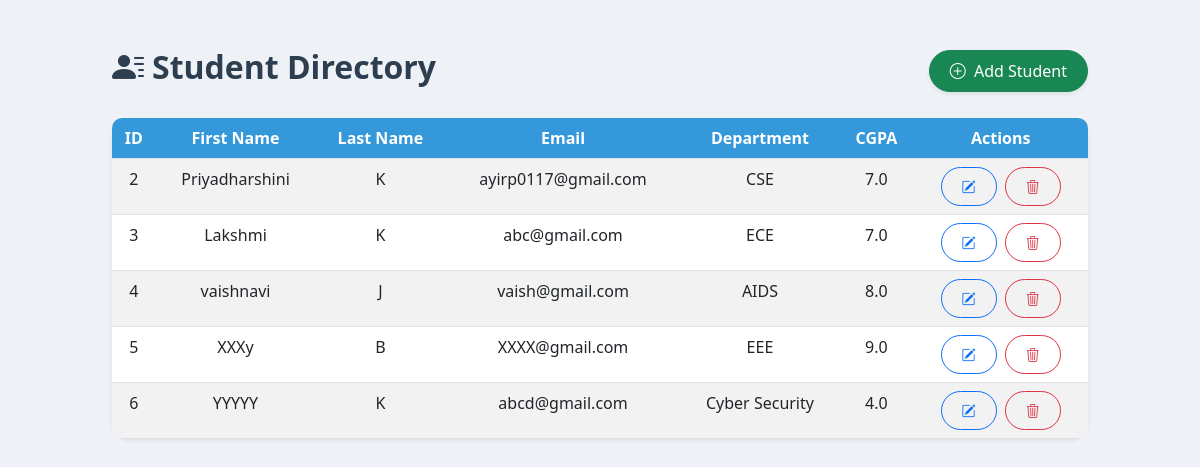
The page / on the database its author committed.
### student_app/models.py (models this page shows, shortened)
class Student(models.Model):
    first_name = models.CharField(max_length=100)
    last_name = models.CharField(max_length=100)
    email = models.EmailField()
    field_of_study = models.CharField(max_length=100)
    gpa = models.FloatField()

### student_app/views.py (the view)
# urls.py: path('', views.student_list, name='student_list'),
def student_list(request):
    students = Student.objects.all()
    return render(request, 'student_list.html', {'students': students})  # FIXED

### student_app/templates/student_list.html (shortened to what this page needs)
<!DOCTYPE html>
<html lang="en">
<head>
    <link href="https://cdn.jsdelivr.net/npm/bootstrap@5.3.0/dist/css/bootstrap.min.css" rel="stylesheet">
    <link href="https://cdn.jsdelivr.net/npm/bootstrap-icons@1.10.5/font/bootstrap-icons.css" rel="stylesheet">
</head>
<body>
<div class="container py-5">
    <div class="d-flex justify-content-between align-items-center mb-4">
        <h2><i class="bi bi-person-lines-fill me-2"></i>Student Directory</h2>
        <a href="{% url 'student_create' %}" class="btn btn-success btn-custom shadow-sm">
            <i class="bi bi-plus-circle me-1"></i> Add Student
        </a>
    </div>
    {% if students %}
        <div class="card shadow-sm">
            <div class="card-body p-0">
                <table class="table table-striped table-hover text-center m-0">
                    <thead>
                        <tr>
                            <th scope="col">ID</th>
                            <th scope="col">First Name</th>
                            <th scope="col">Last Name</th>
                            <th scope="col">Email</th>
                            <th scope="col">Department</th>
                            <th scope="col">CGPA</th>
                            <th scope="col">Actions</th>
                        </tr>
                    </thead>
                    <tbody>
                        {% for student in students %}
                        <tr>
                            <td>{{ student.id }}</td>
                            <td>{{ student.first_name }}</td>
                            <td>{{ student.last_name }}</td>
                            <td>{{ student.email }}</td>
                            <td>{{ student.field_of_study }}</td>
                            <td>{{ student.gpa }}</td>
                            <td>
                                <a href="{% url 'student_update' student.id %}" class="btn btn-sm btn-outline-primary me-1 btn-custom">
                                    <i class="bi bi-pencil-square"></i>
                                </a>
                                <a href="{% url 'student_delete' student.id %}" class="btn btn-sm btn-outline-danger btn-custom">
                                    <i class="bi bi-trash3"></i>
                                </a>
                            </td>
                        </tr>
                        {% endfor %}
                    </tbody>
                </table>
            </div>
        </div>
    {% else %}
        <div class="alert alert-warning text-center shadow-sm no-data">
            <i class="bi bi-exclamation-circle me-2"></i>No student records found. Click "Add Student" to begin.
        </div>
    {% endif %}
</div>
</body>
</html>

### student_app/templates/student_list.html (style rules this page uses)
body { background-color: #eef1f6; font-family: 'Segoe UI', sans-serif; }
.container { max-width: 1000px; }
h2 { font-weight: bold; color: #2c3e50; }
.btn-custom { border-radius: 30px; padding: 8px 20px; }
.table { border-radius: 10px; overflow: hidden; }
.card { border: none; border-radius: 20px; }
.table thead th { background-color: #3498db; color: white; }

### rows shown on the page
Student: id "2", first_name "Priyadharshini", last_name "K", email "ayirp0117@gmail.com", field_of_study "CSE", gpa "7.0"
Student: id "3", first_name "Lakshmi", last_name "K", email "abc@gmail.com", field_of_study "ECE", gpa "7.0"
Student: id "4", first_name "vaishnavi", last_name "J", email "vaish@gmail.com", field_of_study "AIDS", gpa "8.0"
Student: id "5", first_name "XXXy", last_name "B", email "XXXX@gmail.com", field_of_study "EEE", gpa "9.0"
Student: id "6", first_name "YYYYY", last_name "K", email "abcd@gmail.com", field_of_study "Cyber Security", gpa "4.0"
